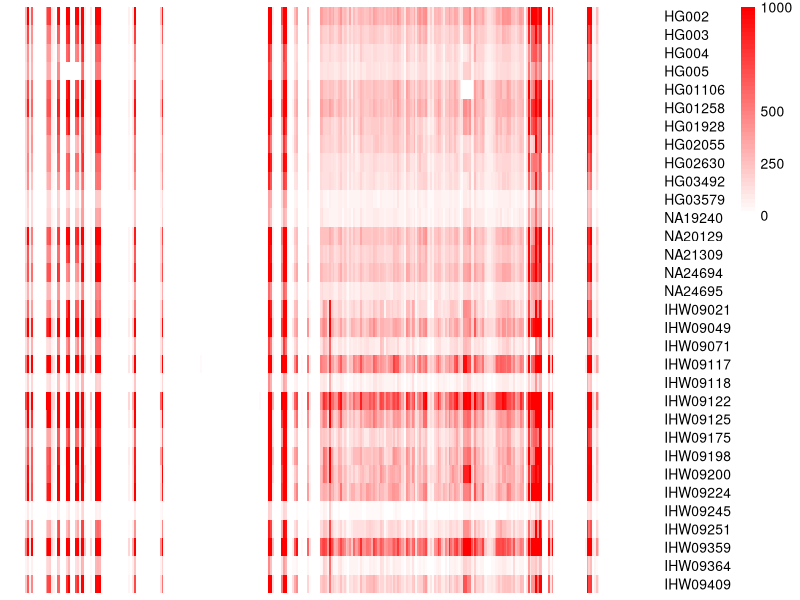

The R source for this figure: (Note: this script raises an error after producing the figure.)
library(pheatmap)

setwd("/Users/matt/Documents/GitHub/mhc/scripts/visualizations/heat_map/")

# Read the data
data <- read.table("pacbio_genes.txt", header = TRUE, sep = "\t", stringsAsFactors = FALSE)

# Select numeric columns for the heatmap
heatmap_data <- as.matrix(data[, 2:ncol(data)])

# Transpose the matrix to put genes on the x-axis
heatmap_data <- t(heatmap_data)
heatmap_data[heatmap_data > 1000] <- 1000
rownames(heatmap_data) <- colnames(data)[2:ncol(data)]  # Set sample names as row labels

# Generate the heatmap with a legend title
pheatmap(
  heatmap_data,
  scale = "none",
  cluster_rows = FALSE,
  cluster_cols = FALSE,
  color = colorRampPalette(c("white", "red"))(50),  # White-to-red gradient
  show_rownames = TRUE,          # Show row labels (samples) on the left
  show_colnames = FALSE,         # Suppress column labels (genes)
  na_col = "white",              # Set background for NA values explicitly
  legend_breaks = c(0, 250, 500, 1000),  # Optional: Define legend breaks
  legend_labels = c("0", "250", "500", "1000"),  # Add labels to the legend
)


# Save the heatmap to a PDF
pdf("gene_heatmap.pdf", width = 10, height = 8)  # Dimensions in inches
grid.draw(heatmap$gtable)  # Draw the heatmap using grid
dev.off()  # Close the PDF device

